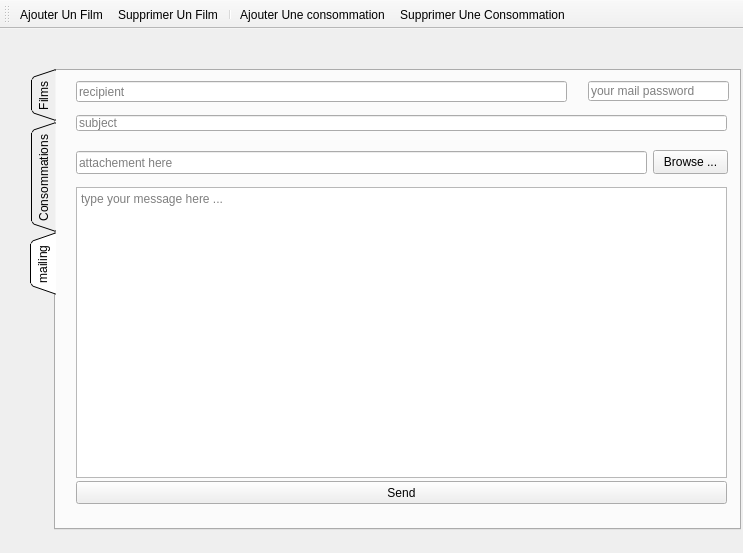
<?xml version="1.0" encoding="UTF-8"?>
<ui version="4.0">
 <class>MainWindow</class>
 <widget class="QMainWindow" name="MainWindow">
  <property name="geometry">
   <rect>
    <x>0</x>
    <y>0</y>
    <width>743</width>
    <height>553</height>
   </rect>
  </property>
  <property name="windowTitle">
   <string>MainWindow</string>
  </property>
  <widget class="QWidget" name="centralwidget">
   <widget class="QTabWidget" name="tabWidget">
    <property name="geometry">
     <rect>
      <x>30</x>
      <y>40</y>
      <width>711</width>
      <height>461</height>
     </rect>
    </property>
    <property name="tabPosition">
     <enum>QTabWidget::West</enum>
    </property>
    <property name="tabShape">
     <enum>QTabWidget::Triangular</enum>
    </property>
    <property name="currentIndex">
     <number>2</number>
    </property>
    <widget class="QWidget" name="tab">
     <attribute name="title">
      <string>Films</string>
     </attribute>
     <widget class="QLineEdit" name="recherche_film">
      <property name="geometry">
       <rect>
        <x>480</x>
        <y>40</y>
        <width>191</width>
        <height>24</height>
       </rect>
      </property>
      <property name="placeholderText">
       <string>Recherche</string>
      </property>
      <property name="clearButtonEnabled">
       <bool>true</bool>
      </property>
     </widget>
     <widget class="QTableView" name="tab_film">
      <property name="geometry">
       <rect>
        <x>20</x>
        <y>90</y>
        <width>651</width>
        <height>331</height>
       </rect>
      </property>
      <property name="sortingEnabled">
       <bool>true</bool>
      </property>
      <attribute name="horizontalHeaderCascadingSectionResizes">
       <bool>true</bool>
      </attribute>
      <attribute name="horizontalHeaderShowSortIndicator" stdset="0">
       <bool>false</bool>
      </attribute>
      <attribute name="horizontalHeaderStretchLastSection">
       <bool>false</bool>
      </attribute>
     </widget>
     <widget class="QLabel" name="label">
      <property name="geometry">
       <rect>
        <x>20</x>
        <y>30</y>
        <width>201</width>
        <height>31</height>
       </rect>
      </property>
      <property name="text">
       <string>&lt;html&gt;&lt;head/&gt;&lt;body&gt;&lt;p&gt;&lt;span style=&quot; font-size:18pt; font-weight:600; color:#5500ff;&quot;&gt;Liste Des Films :&lt;/span&gt;&lt;/p&gt;&lt;/body&gt;&lt;/html&gt;</string>
      </property>
     </widget>
     <widget class="QPushButton" name="pushButton">
      <property name="geometry">
       <rect>
        <x>400</x>
        <y>40</y>
        <width>75</width>
        <height>23</height>
       </rect>
      </property>
      <property name="text">
       <string>export excel</string>
      </property>
     </widget>
    </widget>
    <widget class="QWidget" name="tab_2">
     <attribute name="title">
      <string>Consommations</string>
     </attribute>
     <widget class="QTableView" name="tab_cons">
      <property name="geometry">
       <rect>
        <x>20</x>
        <y>90</y>
        <width>651</width>
        <height>341</height>
       </rect>
      </property>
      <property name="sortingEnabled">
       <bool>true</bool>
      </property>
      <attribute name="horizontalHeaderShowSortIndicator" stdset="0">
       <bool>false</bool>
      </attribute>
     </widget>
     <widget class="QLabel" name="label_4">
      <property name="geometry">
       <rect>
        <x>20</x>
        <y>30</y>
        <width>321</width>
        <height>31</height>
       </rect>
      </property>
      <property name="text">
       <string>&lt;html&gt;&lt;head/&gt;&lt;body&gt;&lt;p&gt;&lt;span style=&quot; font-size:18pt; font-weight:600; color:#5500ff;&quot;&gt;Liste Des Consommation :&lt;/span&gt;&lt;/p&gt;&lt;/body&gt;&lt;/html&gt;</string>
      </property>
     </widget>
     <widget class="QLineEdit" name="recherche_cons">
      <property name="geometry">
       <rect>
        <x>480</x>
        <y>40</y>
        <width>191</width>
        <height>24</height>
       </rect>
      </property>
      <property name="placeholderText">
       <string>Recherche</string>
      </property>
      <property name="clearButtonEnabled">
       <bool>true</bool>
      </property>
     </widget>
    </widget>
    <widget class="QWidget" name="tab_3">
     <attribute name="title">
      <string>mailing</string>
     </attribute>
     <widget class="QLineEdit" name="subject">
      <property name="geometry">
       <rect>
        <x>20</x>
        <y>44</y>
        <width>651</width>
        <height>16</height>
       </rect>
      </property>
      <property name="placeholderText">
       <string>subject</string>
      </property>
     </widget>
     <widget class="QLineEdit" name="rcpt">
      <property name="geometry">
       <rect>
        <x>20</x>
        <y>10</y>
        <width>491</width>
        <height>21</height>
       </rect>
      </property>
      <property name="placeholderText">
       <string>recipient</string>
      </property>
     </widget>
     <widget class="QPushButton" name="browseBtn">
      <property name="geometry">
       <rect>
        <x>597</x>
        <y>79</y>
        <width>75</width>
        <height>24</height>
       </rect>
      </property>
      <property name="text">
       <string>Browse ...</string>
      </property>
     </widget>
     <widget class="QTextEdit" name="msg">
      <property name="geometry">
       <rect>
        <x>20</x>
        <y>116</y>
        <width>651</width>
        <height>291</height>
       </rect>
      </property>
      <property name="placeholderText">
       <string>type your message here ...</string>
      </property>
     </widget>
     <widget class="QLineEdit" name="mail_pass">
      <property name="geometry">
       <rect>
        <x>532</x>
        <y>10</y>
        <width>141</width>
        <height>20</height>
       </rect>
      </property>
      <property name="echoMode">
       <enum>QLineEdit::Password</enum>
      </property>
      <property name="placeholderText">
       <string>your mail password</string>
      </property>
     </widget>
     <widget class="QPushButton" name="sendBtn">
      <property name="geometry">
       <rect>
        <x>20</x>
        <y>410</y>
        <width>651</width>
        <height>23</height>
       </rect>
      </property>
      <property name="text">
       <string>Send</string>
      </property>
     </widget>
     <widget class="QLineEdit" name="file">
      <property name="geometry">
       <rect>
        <x>20</x>
        <y>80</y>
        <width>571</width>
        <height>23</height>
       </rect>
      </property>
      <property name="placeholderText">
       <string>attachement here</string>
      </property>
     </widget>
    </widget>
   </widget>
  </widget>
  <widget class="QToolBar" name="toolBar">
   <property name="windowTitle">
    <string>toolBar</string>
   </property>
   <attribute name="toolBarArea">
    <enum>TopToolBarArea</enum>
   </attribute>
   <attribute name="toolBarBreak">
    <bool>false</bool>
   </attribute>
   <addaction name="actionadd_film"/>
   <addaction name="actionremove_film"/>
   <addaction name="separator"/>
   <addaction name="actionadd_consomation"/>
   <addaction name="actionremove_consomation"/>
  </widget>
  <action name="actionadd_film">
   <property name="text">
    <string>Ajouter Un Film </string>
   </property>
   <property name="shortcut">
    <string>Ctrl+F</string>
   </property>
  </action>
  <action name="actionremove_film">
   <property name="text">
    <string>Supprimer Un Film</string>
   </property>
   <property name="toolTip">
    <string>remve film</string>
   </property>
  </action>
  <action name="actionadd_consomation">
   <property name="text">
    <string>Ajouter Une consommation</string>
   </property>
   <property name="shortcut">
    <string>Ctrl+C</string>
   </property>
  </action>
  <action name="actionremove_consomation">
   <property name="text">
    <string>Supprimer Une Consommation</string>
   </property>
  </action>
 </widget>
 <resources/>
 <connections/>
</ui>
